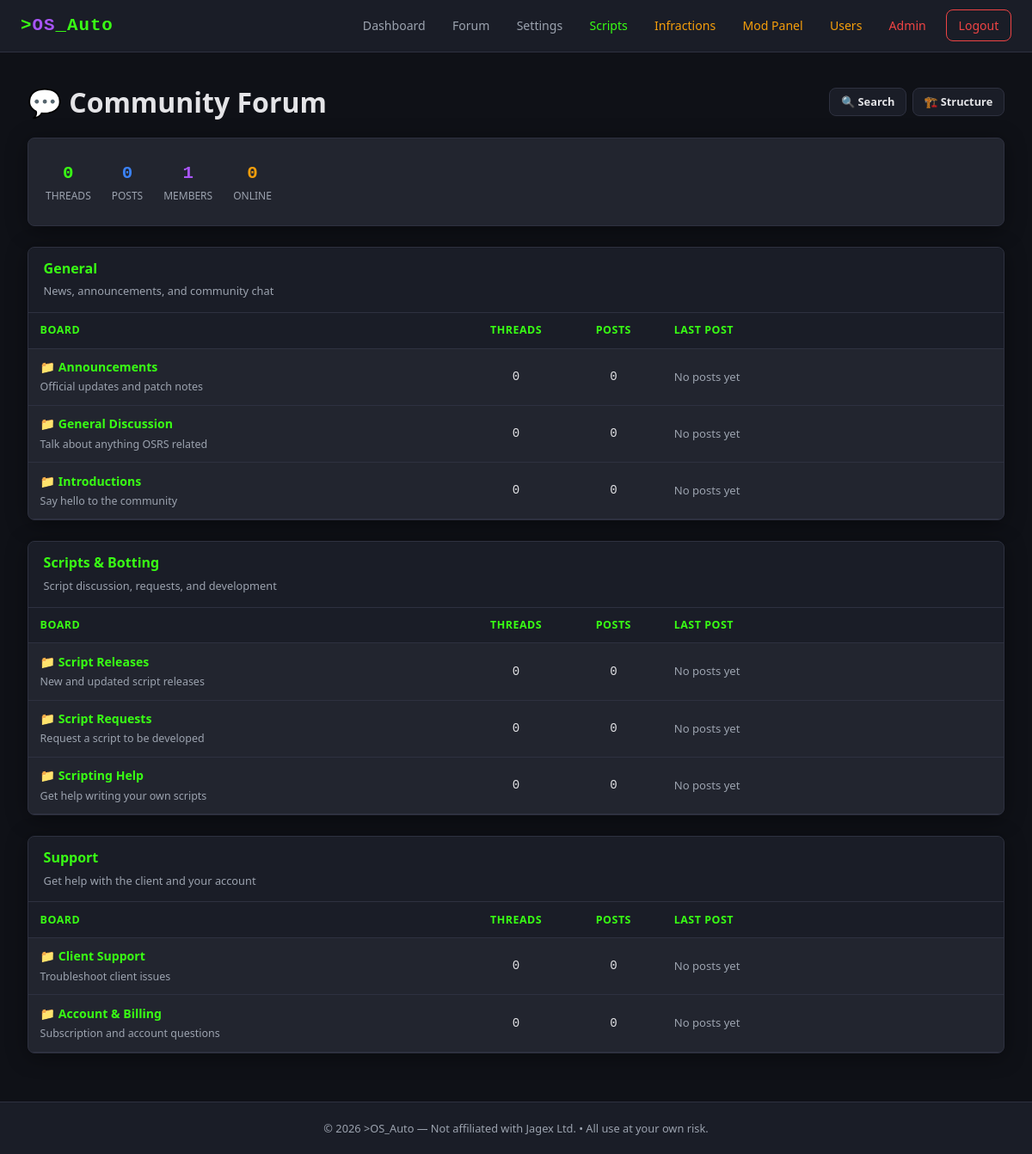
The app's page /forum/index.php (signed in) with its own data.
### tables this page shows
CREATE TABLE `forum_categories` (
  `category_id` INT UNSIGNED  NOT NULL AUTO_INCREMENT,
  `name`        VARCHAR(120)  NOT NULL,
  `description` TEXT          DEFAULT NULL,
  `sort_order`  INT           NOT NULL DEFAULT 0,
  PRIMARY KEY (`category_id`)
);

CREATE TABLE `forum_boards` (
  `board_id`     INT UNSIGNED NOT NULL AUTO_INCREMENT,
  `category_id`  INT UNSIGNED NOT NULL,
  `name`         VARCHAR(120) NOT NULL,
  `description`  TEXT         DEFAULT NULL,
  `sort_order`   INT          NOT NULL DEFAULT 0,
  `thread_count` INT UNSIGNED NOT NULL DEFAULT 0,
  `post_count`   INT UNSIGNED NOT NULL DEFAULT 0,
  `last_post_id` INT UNSIGNED DEFAULT NULL,
  `created_at`   DATETIME     NOT NULL DEFAULT CURRENT_TIMESTAMP,
  PRIMARY KEY (`board_id`),
  CONSTRAINT `fk_board_category`
    FOREIGN KEY (`category_id`) REFERENCES `forum_categories`(`category_id`)
    ON DELETE CASCADE
);

### includes/functions.php (called while the page is built, shortened)
<?php
function isLoggedIn(): bool
{
    return isset($_SESSION['user_id']);
}
function getRoleLevel(string $role): int
{
    $h = [
        'user'      => 1,
        'scripter'  => 2,
        'forum_mod' => 3,
        'moderator' => 4,
        'admin'     => 5,
    ];
    return $h[$role] ?? 0;
}
function hasRole(string $role): bool
{
    return getRoleLevel($_SESSION['role'] ?? 'user') >= getRoleLevel($role);
}
function e(string $value): string
{
    return htmlspecialchars($value, ENT_QUOTES, 'UTF-8');
}
function getSetting(PDO $pdo, string $key, string $default = ''): string
{
    static $cache = [];
    if (isset($cache[$key])) return $cache[$key];
    $stmt = $pdo->prepare('SELECT `setting_value` FROM `site_settings` WHERE `setting_key` = ?');
    $stmt->execute([$key]);
    $row = $stmt->fetch();
    $cache[$key] = $row ? ($row['setting_value'] ?? $default) : $default;
    return $cache[$key];
}
function settingEnabled(PDO $pdo, string $key): bool
{
    return getSetting($pdo, $key, '0') === '1';
}
function getOnlineUsers(PDO $pdo): array
{
    $mins = (int)getSetting($pdo, 'online_threshold_min', '15');
    $stmt = $pdo->prepare(
        'SELECT `user_id`,`username`,`role`,`avatar_path`
         FROM `users`
         WHERE `last_seen_at` >= DATE_SUB(NOW(), INTERVAL ? MINUTE)
         ORDER BY `last_seen_at` DESC'
    );
    $stmt->execute([$mins]);
    return $stmt->fetchAll();
}
function requireForumAccess(PDO $pdo): void
{
    if (!settingEnabled($pdo, 'forum_enabled')) redirect('/dashboard.php');
}

### forum/index.php (the view, shortened to what this page needs)
<?php
require_once __DIR__ . '/../includes/db.php';
require_once __DIR__ . '/../includes/functions.php';
requireForumAccess($pdo);
$categories = $pdo->query('SELECT * FROM `forum_categories` ORDER BY `sort_order` ASC')->fetchAll();
$boardRows = $pdo->query(
    'SELECT b.*, lp.created_at AS lp_date, lp.user_id AS lp_user_id,
            lu.username AS lp_username, lu.avatar_path AS lp_avatar,
            lt.title AS lp_thread_title, lt.thread_id AS lp_thread_id
     FROM `forum_boards` b
     LEFT JOIN `forum_posts`   lp ON lp.post_id   = b.last_post_id
     LEFT JOIN `users`         lu ON lu.user_id    = lp.user_id
     LEFT JOIN `forum_threads` lt ON lt.thread_id  = lp.thread_id
     ORDER BY b.category_id ASC, b.sort_order ASC'
)->fetchAll();
$boardsByCat = [];
foreach ($boardRows as $b) $boardsByCat[$b['category_id']][] = $b;
$totalThreads = $pdo->query("SELECT SUM(thread_count) FROM forum_boards")->fetchColumn() ?: 0;
$totalPosts   = $pdo->query("SELECT SUM(post_count) FROM forum_boards")->fetchColumn() ?: 0;
$totalMembers = $pdo->query("SELECT COUNT(*) FROM users")->fetchColumn() ?: 0;
$showWhosOnline   = settingEnabled($pdo, 'forum_whos_online');
$showRecentThreads = settingEnabled($pdo, 'forum_recent_threads');
$showSearch       = settingEnabled($pdo, 'forum_search');
$showProfiles     = settingEnabled($pdo, 'forum_user_profiles');
$avatarsEnabled   = settingEnabled($pdo, 'forum_avatars');
$onlineUsers = $showWhosOnline ? getOnlineUsers($pdo) : [];
require_once __DIR__ . '/../includes/header.php';
?>
<div class="flex-between flex-between-mobile mb-1">
  <h1>💬 Community Forum</h1>
  <div style="display:flex;gap:.4rem;flex-wrap:wrap;">
    <?php if ($showSearch): ?>
      <a href="/forum/search.php" class="btn btn-secondary btn-sm">🔍 Search</a>
    <?php endif; ?>
    <?php if (hasRole('admin')): ?>
      <a href="/admin/forums.php" class="btn btn-secondary btn-sm role-admin">🏗️ Structure</a>
    <?php endif; ?>
  </div>
</div>
<div class="card" style="padding:.75rem 1.25rem;">
  <div class="forum-stat-bar">
    <div class="forum-stat-item">
      <div class="forum-stat-num" style="color:var(--accent-green);"><?= number_format($totalThreads) ?></div>
      <div class="forum-stat-label">Threads</div>
    </div>
    <div class="forum-stat-item">
      <div class="forum-stat-num" style="color:var(--accent-blue);"><?= number_format($totalPosts) ?></div>
      <div class="forum-stat-label">Posts</div>
    </div>
    <div class="forum-stat-item">
      <div class="forum-stat-num" style="color:var(--accent-purple);"><?= number_format($totalMembers) ?></div>
      <div class="forum-stat-label">Members</div>
    </div>
    <?php if ($showWhosOnline): ?>
    <div class="forum-stat-item">
      <div class="forum-stat-num" style="color:var(--accent-amber);"><?= count($onlineUsers) ?></div>
      <div class="forum-stat-label">Online</div>
    </div>
    <?php endif; ?>
  </div>
</div>
<?php foreach ($categories as $cat): ?>
<div class="card" style="padding:0;overflow:hidden;margin-bottom:1.5rem;">
  <div style="background:var(--bg-secondary);padding:.75rem 1.1rem;border-bottom:1px solid var(--border-color);">
    <h3 style="margin:0;font-size:1rem;color:var(--accent-green);"><?= e($cat['name']) ?></h3>
    <?php if ($cat['description']): ?>
      <span style="font-size:.8rem;color:var(--text-secondary);"><?= e($cat['description']) ?></span>
    <?php endif; ?>
  </div>
  <div class="desktop-only">
    <div class="table-wrap">
      <table style="margin:0;">
        <thead>
          <tr><th style="width:45%;">Board</th><th style="width:10%;text-align:center;">Threads</th><th style="width:10%;text-align:center;">Posts</th><th style="width:35%;">Last Post</th></tr>
        </thead>
        <tbody>
          <?php
            $catBoards = $boardsByCat[$cat['category_id']] ?? [];
            if (empty($catBoards)):
          ?>
            <tr><td colspan="4" style="color:var(--text-secondary);text-align:center;">No boards.</td></tr>
          <?php else: foreach ($catBoards as $b): ?>
            <tr>
              <td>
                <a href="/forum/board.php?id=<?= $b['board_id'] ?>" style="font-weight:600;">📁 <?= e($b['name']) ?></a>
                <?php if ($b['description']): ?>
                  <div style="font-size:.78rem;color:var(--text-secondary);margin-top:2px;"><?= e($b['description']) ?></div>
                <?php endif; ?>
              </td>
              <td style="text-align:center;font-family:var(--font-mono);"><?= number_format($b['thread_count']) ?></td>
              <td style="text-align:center;font-family:var(--font-mono);"><?= number_format($b['post_count']) ?></td>
              <td style="font-size:.82rem;">
                <?php if ($b['lp_date']): ?>
                  <a href="/forum/thread.php?id=<?= $b['lp_thread_id'] ?>" style="color:var(--text-primary);">
                    <?= e(mb_strimwidth($b['lp_thread_title'] ?? '', 0, 38, '…')) ?>
                  </a>
                  <div style="color:var(--text-secondary);margin-top:2px;">
                    by <?php if ($showProfiles): ?><a href="/forum/profile.php?id=<?= $b['lp_user_id'] ?>" style="color:var(--accent-purple);"><?= e($b['lp_username']) ?></a><?php else: ?><strong style="color:var(--accent-purple);"><?= e($b['lp_username']) ?></strong><?php endif; ?>
                    &middot; <?= timeAgo($b['lp_date']) ?>
                  </div>
                <?php else: ?>
                  <span style="color:var(--text-secondary);">No posts yet</span>
                <?php endif; ?>
              </td>
            </tr>
          <?php endforeach; endif; ?>
        </tbody>
      </table>
    </div>
  </div>
</div>
<?php endforeach; ?>
<?php require_once __DIR__ . '/../includes/footer.php'; ?>

### includes/header.php (style rules this page uses)
*, *::before, *::after { box-sizing: border-box; margin: 0; padding: 0; }
:root { --bg-primary: #0f1117; --bg-secondary: #1a1d27; --bg-card: #22252f; --border-color: #2e3140; --text-primary: #e4e4e7; --text-secondary:#9ca3af; --accent-green: #39ff14; --accent-purple: #a855f7; --accent-red: #ef4444; --accent-amber: #f59e0b; --accent-blue: #3b82f6; --font-mono: 'Courier New', monospace; --font-main: 'Segoe UI', system-ui, -apple-system, sans-serif; --radius: 8px; --shadow: 0 4px 24px rgba(0,0,0,.4); --nav-height: 60px; }
html { overflow-x: hidden; -webkit-text-size-adjust: 100%; }
body { font-family: var(--font-main); background: var(--bg-primary); color: var(--text-primary); line-height: 1.6; min-height: 100vh; display: flex; flex-direction: column; overflow-x: hidden; max-width: 100vw; }
a { color: var(--accent-green); text-decoration: none; transition: color .2s; }
.card { background: var(--bg-card); border: 1px solid var(--border-color); border-radius: var(--radius); padding: 1.5rem; margin-bottom: 1.5rem; box-shadow: var(--shadow); overflow: hidden; }
.card h2, .card h3 { margin-bottom: .75rem; color: var(--accent-green); }
.btn { display: inline-block; padding: .6rem 1.4rem; border: none; border-radius: var(--radius); font-size: .9rem; font-weight: 600; cursor: pointer; transition: opacity .2s, transform .1s; text-align: center; }
.btn-secondary { background: var(--bg-secondary); color: var(--text-primary); border: 1px solid var(--border-color); }
.btn-sm { padding: .35rem .8rem; font-size: .8rem; }
.table-wrap { width: 100%; overflow-x: auto; -webkit-overflow-scrolling: touch; max-width: 100%; }
table { width: 100%; border-collapse: collapse; }
th, td { text-align: left; padding: .65rem .85rem; border-bottom: 1px solid var(--border-color); font-size: .88rem; }
th { background: var(--bg-secondary); color: var(--accent-green); font-weight: 600; text-transform: uppercase; font-size: .78rem; letter-spacing: .5px; white-space: nowrap; }
.mb-1 { margin-bottom: 1rem; }
.flex-between { display: flex; justify-content: space-between; align-items: center; flex-wrap: wrap; gap: .5rem; }
.desktop-only { display: block; }

### includes/forum_helpers.php (style rules this page uses)
.forum-stat-bar { display:flex;gap:1.5rem;flex-wrap:wrap;padding:.75rem 0; }
.forum-stat-item { text-align:center; }
.forum-stat-num { font-size:1.3rem;font-weight:800;font-family:var(--font-mono); }
.forum-stat-label { font-size:.75rem;color:var(--text-secondary);text-transform:uppercase; }

### records on screen
forum_categories: name "General", description "News, announcements, and community chat"
forum_boards: name "Announcements", description "Official updates and patch notes", thread_count "0", post_count "0"
forum_boards: name "General Discussion", description "Talk about anything OSRS related", thread_count "0", post_count "0"
forum_boards: name "Introductions", description "Say hello to the community", thread_count "0", post_count "0"
forum_categories: name "Scripts & Botting", description "Script discussion, requests, and development"
forum_boards: name "Script Releases", description "New and updated script releases", thread_count "0", post_count "0"
forum_boards: name "Script Requests", description "Request a script to be developed", thread_count "0", post_count "0"
forum_boards: name "Scripting Help", description "Get help writing your own scripts", thread_count "0", post_count "0"
forum_categories: name "Support", description "Get help with the client and your account"
forum_boards: name "Client Support", description "Troubleshoot client issues", thread_count "0", post_count "0"
forum_boards: name "Account & Billing", description "Subscription and account questions", thread_count "0", post_count "0"

### other values on screen
$totalThreads "0"
$totalPosts "0"
$totalMembers "1"
count($onlineUsers) "0"
